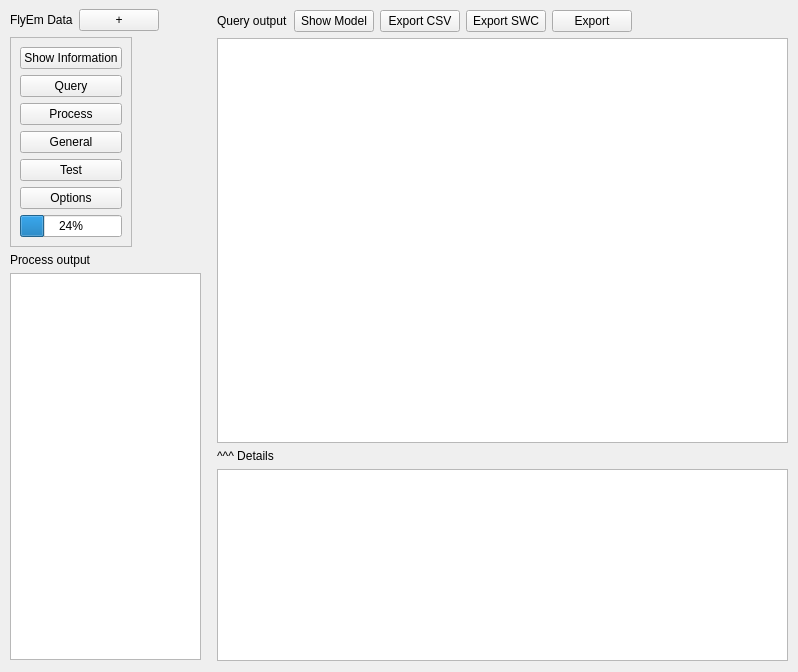
<?xml version="1.0" encoding="UTF-8"?>
<ui version="4.0">
 <class>FlyEmDataForm</class>
 <widget class="QWidget" name="FlyEmDataForm">
  <property name="geometry">
   <rect>
    <x>0</x>
    <y>0</y>
    <width>798</width>
    <height>672</height>
   </rect>
  </property>
  <property name="windowTitle">
   <string>FlyEM</string>
  </property>
  <widget class="QWidget" name="layoutWidget">
   <property name="geometry">
    <rect>
     <x>10</x>
     <y>9</y>
     <width>191</width>
     <height>651</height>
    </rect>
   </property>
   <layout class="QVBoxLayout" name="verticalLayout_3">
    <item>
     <layout class="QHBoxLayout" name="horizontalLayout">
      <item>
       <widget class="QLabel" name="label">
        <property name="sizePolicy">
         <sizepolicy hsizetype="Maximum" vsizetype="Preferred">
          <horstretch>0</horstretch>
          <verstretch>0</verstretch>
         </sizepolicy>
        </property>
        <property name="text">
         <string>FlyEm Data</string>
        </property>
       </widget>
      </item>
      <item>
       <widget class="QPushButton" name="addDataPushButton">
        <property name="sizePolicy">
         <sizepolicy hsizetype="Maximum" vsizetype="Fixed">
          <horstretch>0</horstretch>
          <verstretch>0</verstretch>
         </sizepolicy>
        </property>
        <property name="text">
         <string>+</string>
        </property>
       </widget>
      </item>
      <item>
       <spacer name="horizontalSpacer">
        <property name="orientation">
         <enum>Qt::Horizontal</enum>
        </property>
        <property name="sizeType">
         <enum>QSizePolicy::Maximum</enum>
        </property>
        <property name="sizeHint" stdset="0">
         <size>
          <width>40</width>
          <height>20</height>
         </size>
        </property>
       </spacer>
      </item>
     </layout>
    </item>
    <item>
     <widget class="QFrame" name="frame">
      <property name="sizePolicy">
       <sizepolicy hsizetype="Maximum" vsizetype="Preferred">
        <horstretch>0</horstretch>
        <verstretch>0</verstretch>
       </sizepolicy>
      </property>
      <property name="frameShape">
       <enum>QFrame::StyledPanel</enum>
      </property>
      <property name="frameShadow">
       <enum>QFrame::Raised</enum>
      </property>
      <layout class="QFormLayout" name="formLayout">
       <item row="1" column="0">
        <layout class="QVBoxLayout" name="verticalLayout_2">
         <item>
          <layout class="QVBoxLayout" name="verticalLayout">
           <item>
            <widget class="QPushButton" name="pushButton">
             <property name="text">
              <string>Show Information</string>
             </property>
            </widget>
           </item>
           <item>
            <widget class="QPushButton" name="queryPushButton">
             <property name="text">
              <string>Query</string>
             </property>
            </widget>
           </item>
           <item>
            <widget class="QPushButton" name="processPushButton">
             <property name="text">
              <string>Process</string>
             </property>
            </widget>
           </item>
           <item>
            <widget class="QPushButton" name="generalPushButton">
             <property name="text">
              <string>General</string>
             </property>
            </widget>
           </item>
           <item>
            <widget class="QPushButton" name="testPushButton">
             <property name="text">
              <string>Test</string>
             </property>
            </widget>
           </item>
           <item>
            <widget class="QPushButton" name="optionPushButton">
             <property name="text">
              <string>Options</string>
             </property>
            </widget>
           </item>
          </layout>
         </item>
         <item>
          <widget class="QProgressBar" name="progressBar">
           <property name="value">
            <number>24</number>
           </property>
          </widget>
         </item>
        </layout>
       </item>
      </layout>
     </widget>
    </item>
    <item>
     <widget class="QLabel" name="label_2">
      <property name="sizePolicy">
       <sizepolicy hsizetype="Maximum" vsizetype="Preferred">
        <horstretch>0</horstretch>
        <verstretch>0</verstretch>
       </sizepolicy>
      </property>
      <property name="text">
       <string>Process output</string>
      </property>
     </widget>
    </item>
    <item>
     <widget class="QTextEdit" name="outputTextEdit">
      <property name="sizePolicy">
       <sizepolicy hsizetype="Maximum" vsizetype="Expanding">
        <horstretch>0</horstretch>
        <verstretch>0</verstretch>
       </sizepolicy>
      </property>
      <property name="readOnly">
       <bool>true</bool>
      </property>
     </widget>
    </item>
   </layout>
  </widget>
  <widget class="QWidget" name="layoutWidget">
   <property name="geometry">
    <rect>
     <x>217</x>
     <y>10</y>
     <width>571</width>
     <height>651</height>
    </rect>
   </property>
   <layout class="QVBoxLayout" name="verticalLayout_5">
    <item>
     <layout class="QVBoxLayout" name="verticalLayout_4">
      <item>
       <layout class="QHBoxLayout" name="horizontalLayout_2">
        <item>
         <widget class="QLabel" name="label_3">
          <property name="text">
           <string>Query output</string>
          </property>
         </widget>
        </item>
        <item>
         <widget class="QPushButton" name="showModelPushButton">
          <property name="text">
           <string>Show Model</string>
          </property>
         </widget>
        </item>
        <item>
         <widget class="QPushButton" name="savePushButton">
          <property name="text">
           <string>Export CSV</string>
          </property>
         </widget>
        </item>
        <item>
         <widget class="QPushButton" name="saveSwcPushButton">
          <property name="text">
           <string>Export SWC</string>
          </property>
         </widget>
        </item>
        <item>
         <widget class="QPushButton" name="exportPushButton">
          <property name="text">
           <string>Export</string>
          </property>
         </widget>
        </item>
        <item>
         <spacer name="horizontalSpacer_2">
          <property name="orientation">
           <enum>Qt::Horizontal</enum>
          </property>
          <property name="sizeHint" stdset="0">
           <size>
            <width>40</width>
            <height>20</height>
           </size>
          </property>
         </spacer>
        </item>
       </layout>
      </item>
      <item>
       <widget class="ZFlyEmQueryView" name="queryView"/>
      </item>
     </layout>
    </item>
    <item>
     <widget class="QLabel" name="label_4">
      <property name="text">
       <string>^^^ Details</string>
      </property>
     </widget>
    </item>
    <item>
     <widget class="QTextEdit" name="infoWindow">
      <property name="sizePolicy">
       <sizepolicy hsizetype="Expanding" vsizetype="Preferred">
        <horstretch>0</horstretch>
        <verstretch>0</verstretch>
       </sizepolicy>
      </property>
     </widget>
    </item>
   </layout>
  </widget>
 </widget>
 <customwidgets>
  <customwidget>
   <class>ZFlyEmQueryView</class>
   <extends>QTableView</extends>
   <header>zflyemqueryview.h</header>
  </customwidget>
 </customwidgets>
 <resources/>
 <connections/>
</ui>
